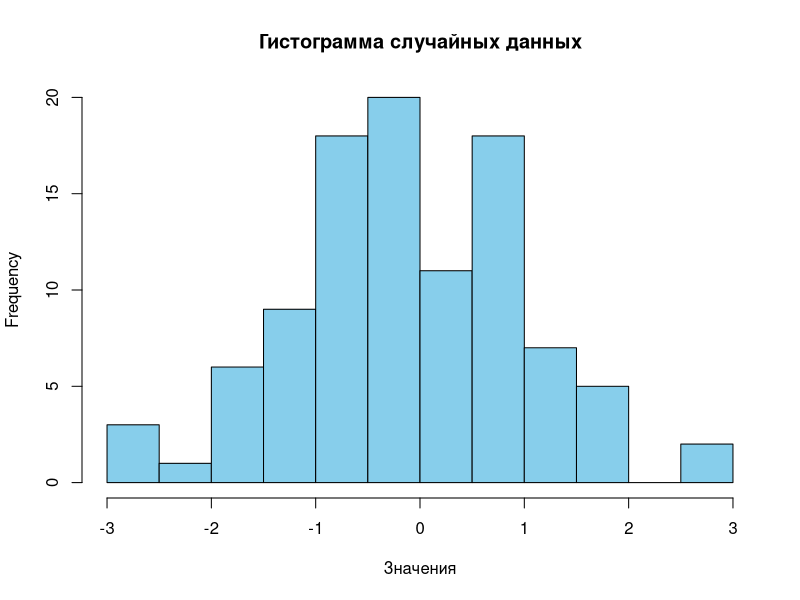

Recreate this plot in R.
# Генерация 100 случайных чисел из нормального распределения (среднее=0, стандартное отклонение=1)
random_data <- rnorm(100, mean = 0, sd = 1)

# Построение гистограммы распределения случайных данных
hist(random_data, 
     breaks = 10,                    # разбить диапазон на 10 интервалов (столбиков)
     main = "Гистограмма случайных данных", 
     xlab = "Значения", 
     col = "skyblue", 
     border = "black")
